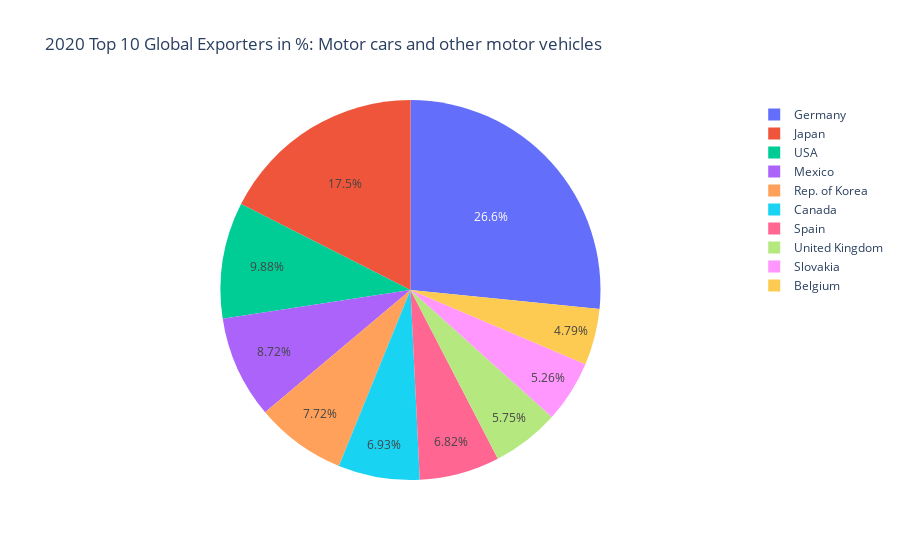

Write notebook code for a chart like this one.
### Code cell
world_dependency_plot(ps=2020, cc=8703)

### Figure 1 — Plotly figure (JSON) as saved in the notebook; plotly's stock layout.template omitted (floating-point values rounded to 4 significant figures)
{"data": [{"domain": {"x": [0, 1], "y": [0, 1]}, "hovertemplate": "Country=%{label}<br>trade value [billion USD]=%{value}<extra></extra>", "labels": ["Germany", "Japan", "USA", "Mexico", "Rep. of Korea", "Canada", "Spain", "United Kingdom", "Slovakia", "Belgium"], "legendgroup": "", "name": "", "showlegend": true, "type": "pie", "values": [0.1933, 0.1274, 0.07185, 0.06336, 0.0561, 0.05039, 0.0496, 0.0418, 0.03827, 0.03479]}], "layout": {"legend": {"tracegroupgap": 0}, "title": {"text": "2020 Top 10 Global Exporters in %: Motor cars and other motor vehicles"}}}
